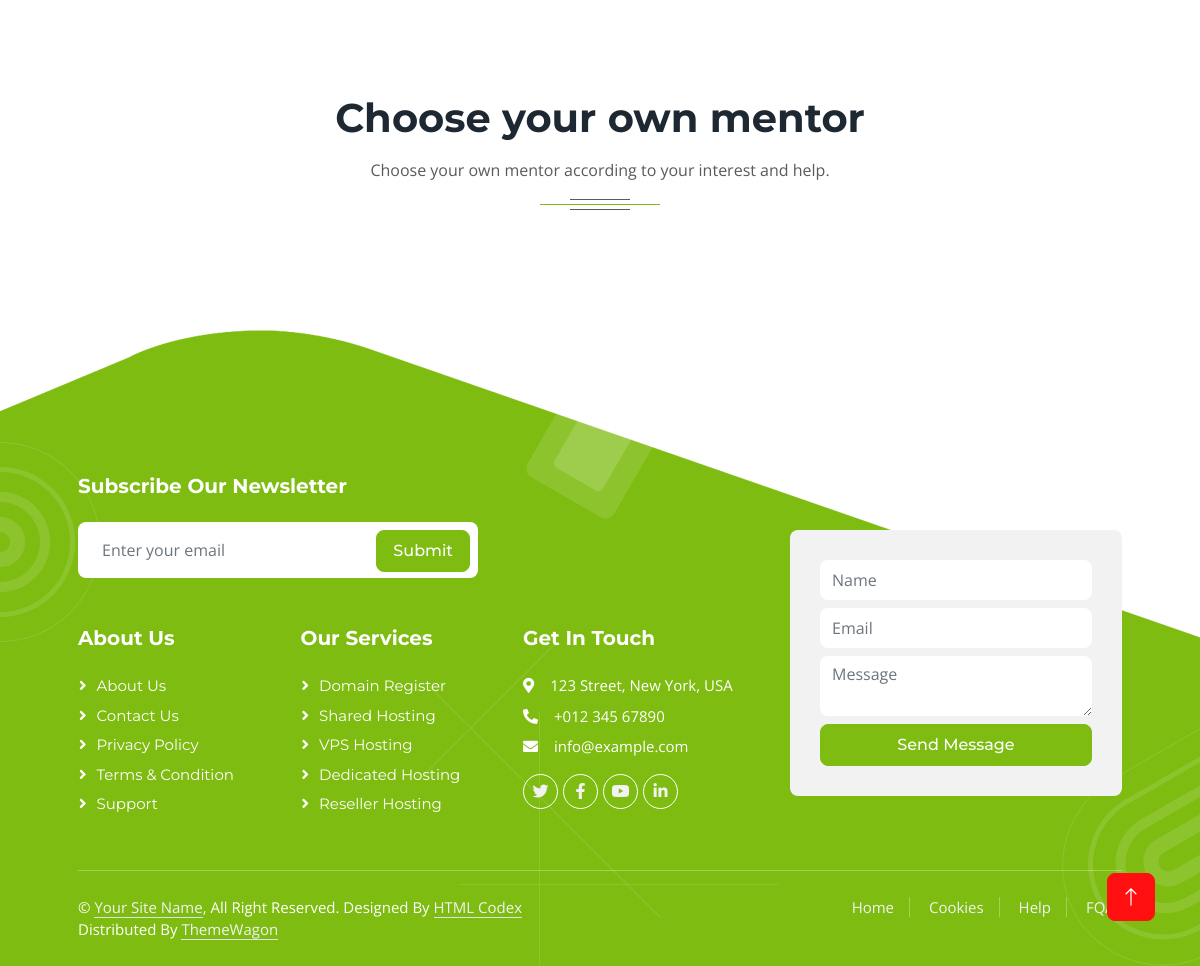
/team.html (lower part), run on an earlier commit of the app's database.
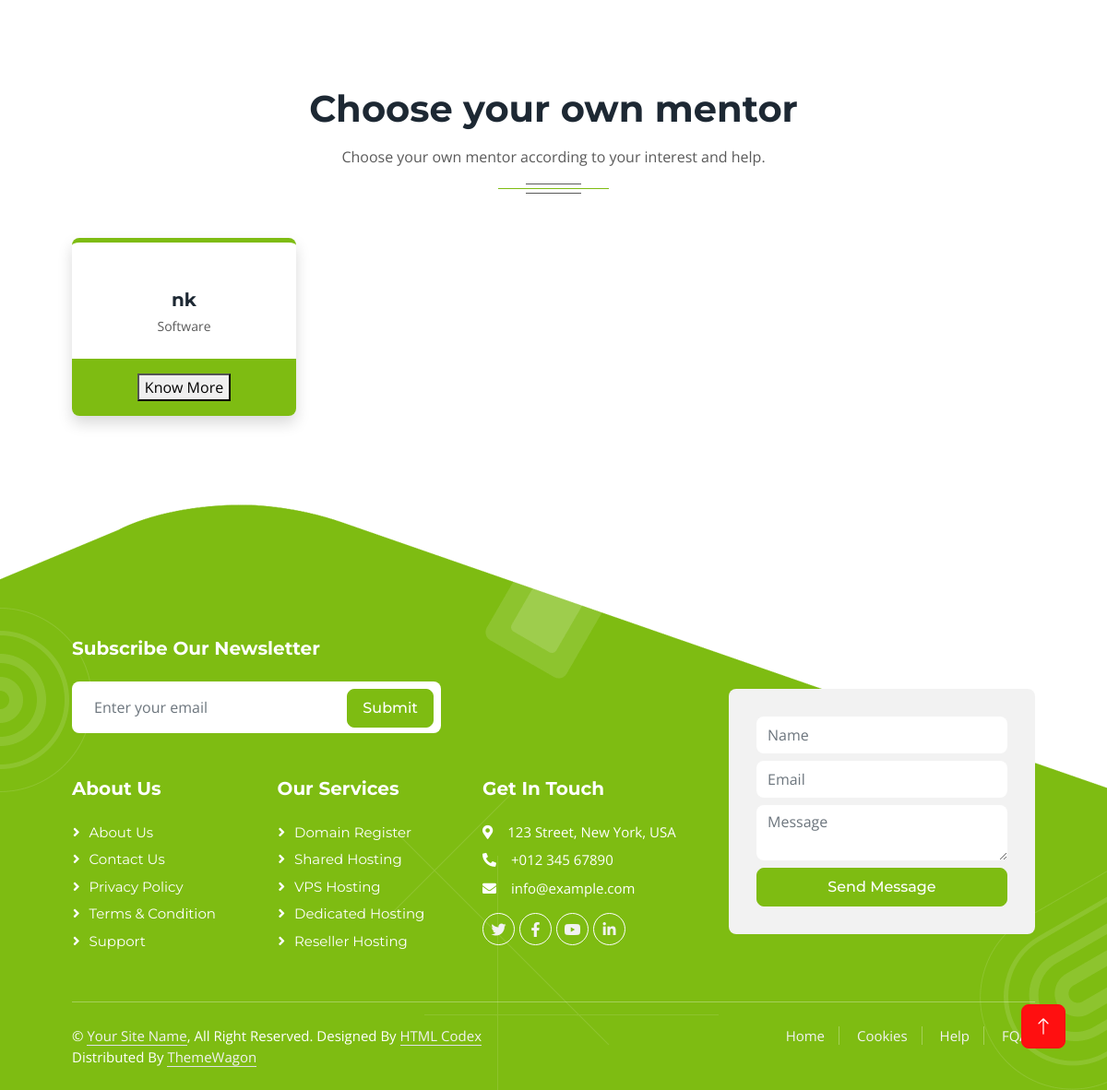
And on a later commit of the database.
### home/models.py (models this page shows, shortened)
class Mentor_Profile(models.Model):
    username = models.OneToOneField(
        User, on_delete=models.CASCADE, null=True)
    role = models.CharField(max_length=40, choices=Role_type, default="Other")
    department = models.CharField(max_length=99, null=True)
    contact = models.CharField(max_length=29, null=True)
    year = models.IntegerField()
    alt_email = models.CharField(max_length=250, null=True)
    photo = models.FileField(upload_to='profile_uploads/',null=True)
    short_description = models.CharField(max_length=50, null=True)
    long_description = models.CharField(max_length=700, null=True)
    hall = models.CharField(max_length=50, null=True)
    linkedin_link = models.URLField(max_length=300)
    facebook_link = models.URLField(max_length=300)

### home/views.py (the view)
# urls.py: path("team.html", views.profiles, name='team'),
def profiles(request):
    mentor_profiles = models.Mentor_Profile.objects.all()
    return render(request, 'team.html', {'mentor_profiles':mentor_profiles,})

### templates/team.html (shortened to what this page needs)
{% extends 'base.html' %}
{% block body %}
<div class="container-xxl py-5">
    <div class="container px-lg-5">
        <div class="section-title position-relative text-center mx-auto mb-5 pb-4 wow fadeInUp" data-wow-delay="0.1s" style="max-width: 600px;">
            <h1 class="mb-3">Choose your own mentor</h1>
            <p class="mb-1">Choose your own mentor according to your interest and help.</p>
        </div>
        <div class="row g-4">
        {% for mentor in mentor_profiles %}
            <div class="col-lg-3 col-md-6 wow fadeInUp" data-wow-delay="0.1s">
                <div class="team-item border-top border-5 border-primary rounded shadow overflow-hidden">
                    <div class="text-center p-4">
                        <h5 class="fw-bold mb-1">{{mentor.username}}</h5>
                        <small>{{mentor.role}}</small>
                    </div>
                    <div class="d-flex justify-content-center bg-primary p-3">
                        <button>Know More</button>
                    </div>
                </div>
            </div>
        {% endfor %}
        </div>
    </div>
</div>
{% endblock body %}

What changed in the data, as far as the page shows it:
added Mentor_Profile: username "nk", role "Software"
